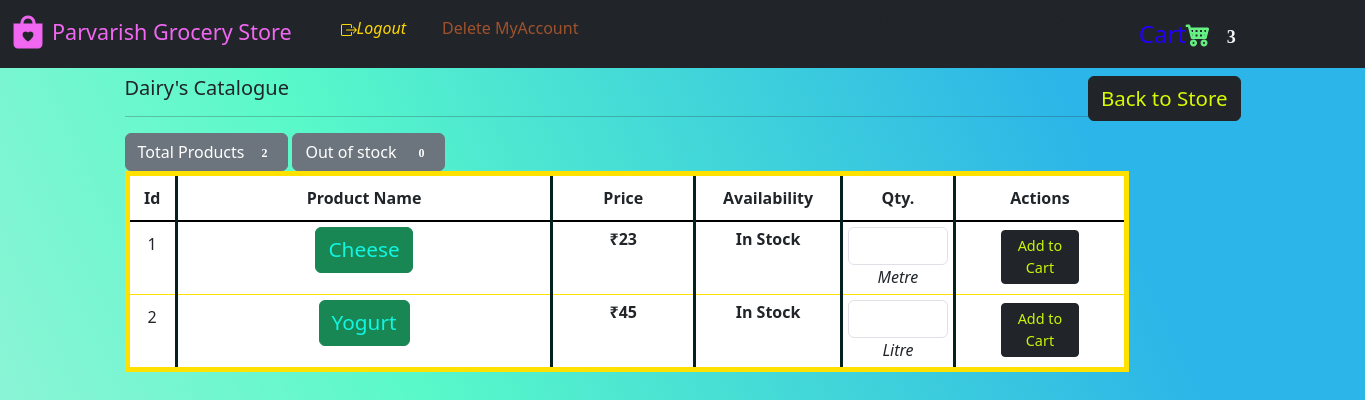
Before: /store/Dairy/products (signed in) with the older database file.
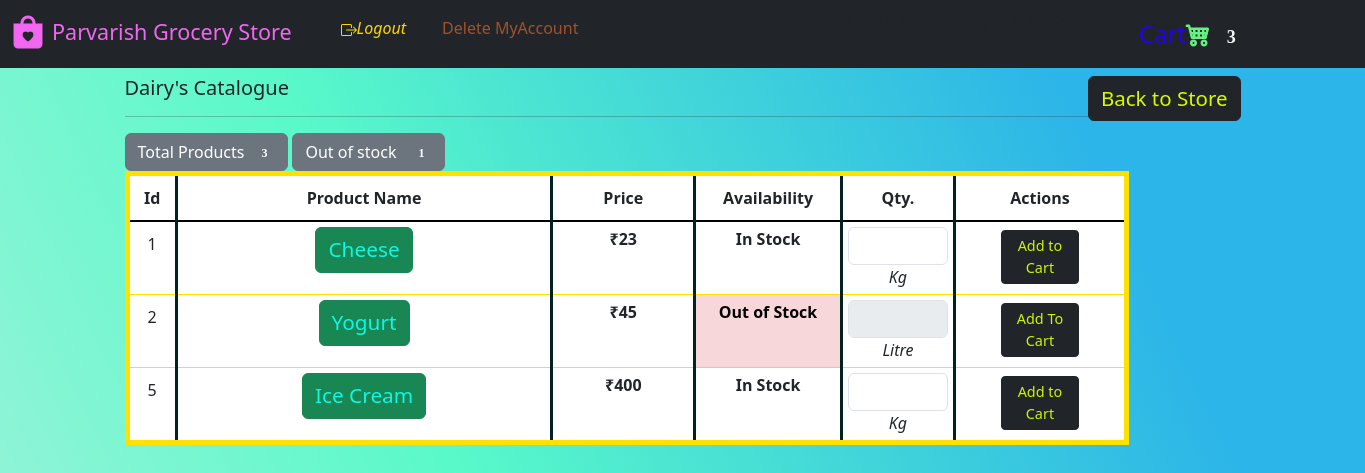
After: the same page with the newer database file.
### website/model.py (models this page shows)
class Product(db.Model):
    product_id = db.Column(db.Integer(), primary_key=True)
    product_Name = db.Column(db.String(), nullable=False)
    metric_Unit = db.Column(db.String(), nullable=False)
    rate = db.Column(db.Integer(), nullable=False)
    rate_perUnit = db.Column(db.String(), nullable=False)
    stock = db.Column(db.Integer(), nullable=False)
    category_Id = db.Column(db.String(), db.ForeignKey('category.category_Id'))

### website/views.py (the view, shortened to what this page needs)
@login_required
@Views.route('/store/<category>/products', methods=["GET", "POST"])
def Store_product(category):
    category_1 = Category.query.filter(
        Category.category_Name == category).first()
    products = category_1.catalog
    produce = Product.query.filter(
        Product.category_Id == category_1.category_Id).all()
    m = 0
    for pro in produce:
        if pro.stock > 0:
            m += 1
    return render_template('product_shop.html', name=category, products=products, product_instock=m)

### website/auth.py (called while the page is built)
@App.login_manager.user_loader
def load_customer(id):
    if id is not None:
        return Customer.query.get(int(id))
    return None

### website/templates/product_shop.html (shortened to what the changed rows need)
{% extends "store_base.html" %} {% block title %}Product Store{% endblock %}
   {% block content %}
    <section>
    {% if products|length == 0 %}
      <div class="alert alert-warning" role="alert">
        <p>No Product found.</p>
      </div>
      {% else %}
      <div>
        <span>
      <button type="button" STYLE="font-family:'Verdana',margin-left = 5px;"class="btn btn-secondary">
        Total Products <span STYLE="font-family:'Verdana';margin-left :5px;" class="badge badge-light">{{ products|length }}</span>
      </button>
      <span><button type="button" STYLE="font-family:'Verdana',margin-left = 5px;"class="btn btn-secondary">
        Out of stock <span STYLE="font-family:'Verdana';margin-left : 10px" class="badge badge-light">{{ products|length - product_instock }}</span>
      </button></span>
      </div><div>
      <form id="addtocart"
      method="POST"><table
      class="table table-hover"
        style="
          border: 5px solid rgb(255, 225, 0);
          width: 90%;
        "
      ><thead class="thead-dark">
        <tr align="center" style="border-bottom: 2px solid black">
          <th
            style="
              padding: 10px 10px;
              width: 5%;
              border-right: 3px solid rgb(3, 33, 31);
            "
          >
            Id
          </th>
          <th
            style="
              border-right: 3px solid rgb(3, 33, 31);
              padding: 10px 10px;
              width: 40%;
            "
          >
            Product Name
          </th>
          <th
            style="
              border-right: 3px solid rgb(3, 33, 31);
              padding: 10px 10px;
              width: 15%;
            "
          >
            Price
          </th>
          <th
            style="
              border-right: 3px solid rgb(3, 33, 31);
              padding: 10px 10px;
              width: 15%;
            "
          >
            Availability
          </th>
          <th
            style="
              border-right: 3px solid rgb(3, 33, 31);
              padding: 10px 10px;
              width: 7%;
            "
          >
            Qty.
          </th>
          <th style=" padding: 10px 10px; width: 50%" >
            Actions
          </th>
        </tr></thead>
        {% for variety in products %}
        <tbody>
        <tr align="center" style="width: 100%">
          <td style="padding: 10px; border-right: 3px solid rgb(3, 33, 31)" >
            {{ variety.product_id }}
          </td>
          <td
            style=" padding: 5px; border-right: 3px solid rgb(3, 33, 31)"
          ><a class="btn btn-success"
          style="color: rgb(16, 246, 227);text-decoration: none;font-size: 1.3em"
          href=""
          >{{ variety.product_Name }}</a
          >
          </td>
          <td
            style=" padding: 5px; border-right: 3px solid rgb(3, 33, 31)"
          >
            <strong
              >&#8377;{{ variety.rate}}
              </strong
            >
          </td>
          {% if variety.stock == 0 %}
          <td class="table-danger"
            style=" padding: 5px; border-right: 3px solid rgb(3, 33, 31)"
          >
            <strong
              > Out of Stock
              </strong
            >
          </td>
          {% else %}
          <td
            style=" padding: 5px; border-right: 3px solid rgb(3, 33, 31)"
            bgcolor="rgb(3, 33, 31)"
          >
            <strong
              >In Stock
              </strong
            >
          </td>
          {% endif %}
          {% if variety.stock == 0 %}
          <td  style=" padding: 5px; border-right: 3px solid rgb(3, 33, 31)">
            <input class='form-control' type="number" name="qty" min='0' max="{{ variety.stock }}" form="addtocart" formaction="/store/{{ name }}/products" size="30" disabled/><em>{{ variety.metric_Unit }}</em></td>
          <td ><a class="btn btn-dark btn-sm" style="width:51%;color:rgb(202, 246, 5);font-size: 0.9em" disabled href=""
              >Add To Cart</a
            ></td>
          {% else %}
            <td  style=" padding: 5px; border-right: 3px solid rgb(3, 33, 31)">
              <input class='form-control' type="number" name="qty"  min="0" max="{{ variety.stock }}" form="addtocart" formaction="/store/{{ name }}/products" size="30" /><em>{{ variety.metric_Unit }}</em></td>
            <td >
            <a class="btn btn-dark btn-sm" style="width:51%;color:rgb(202, 246, 5);font-size: 0.9em"  onclick="document.getElementById('addtocart').submit(); return false;" href="/store/{{ name }}/products"
              >Add to Cart</a
            >
          </td>{% endif %}
        </tr></tbody>
        {% endfor %}
      </table></form>
      <br></br>
      {% endif %}
    </div></section>
    {% endblock %}

Changed rows visible on the page:
changed Product "Cheese": metric_Unit "Metre" → "Kg"
changed Product "Yogurt": stock "In Stock Add to Cart" → "Out of Stock Add To Cart"
added Product: product_id "5", product_Name "Ice Cream", rate "400", stock "In Stock", metric_Unit "Kg"
Other visible differences:
{{ products|length }}: "2" → "3"
{{ products|length - product_instock }}: "0" → "1"
